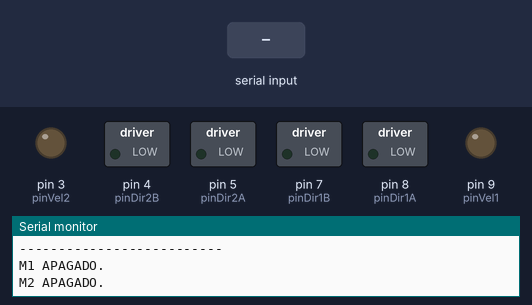
This sketch was run on a simulated Arduino Uno, built with avr-gcc and run on an emulated ATmega328P. Shown: switched loads named in the sketch (green lamp = pin HIGH), output pins drawn as LEDs (lit = HIGH), the last lines printed to the serial monitor. Inputs (shaded band) come from the test bench.

Above: at 1.3 s.
1.4 s: "e90\n" received over Serial
At 2.6 s:
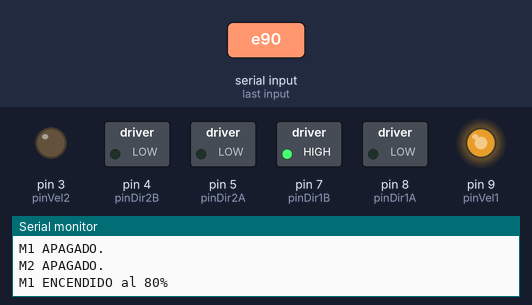
2.9 s: "v,45\n" received over Serial
At 4.0 s:
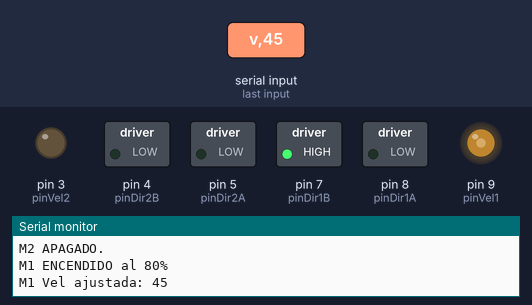
4.4 s: byte 105 ('i') received over Serial
At 5.0 s:
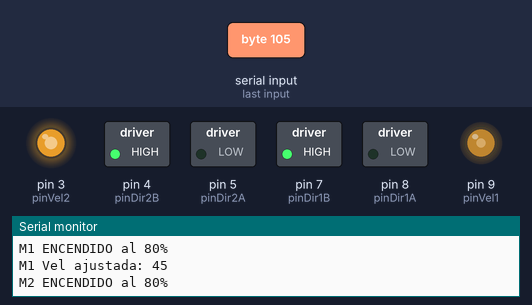
5.9 s: byte 118 ('v') received over Serial
At 8.1 s:
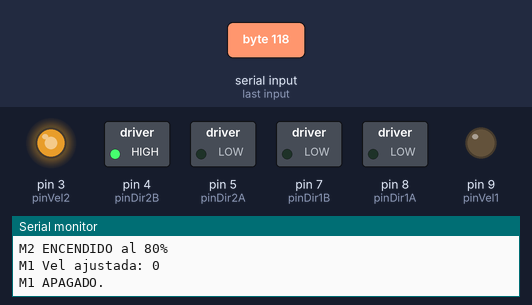
8.4 s: byte 101 ('e') received over Serial
At 9.3 s:
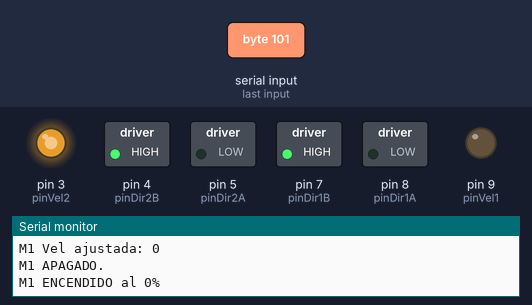
9.9 s: byte 120 ('x') received over Serial
At 12.3 s:
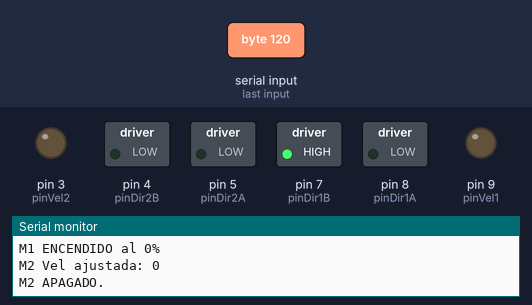
Timing chart, 0 to 13.4 s (numbered marks = the images above; inputs shaded):
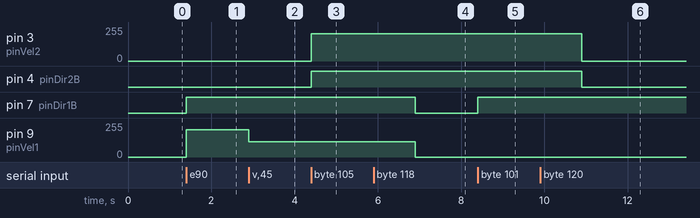

Measured:
- after the input at 1.4 s, pin 7 (pinDir1B): LOW → HIGH at once; pin 9 (pinVel1): 0/255 → 204/255 at once
- after the input at 2.9 s, pin 9 (pinVel1): 204/255 → 114/255 at once
- after the input at 4.4 s, pin 3 (pinVel2): 0/255 → 204/255 at once; pin 4 (pinDir2B): LOW → HIGH at once
- after the input at 5.9 s, pin 7 (pinDir1B): HIGH → LOW after 1.0 s; pin 9 (pinVel1): 114/255 → 0/255 after 1.0 s
- after the input at 8.4 s, pin 7 (pinDir1B): LOW → HIGH at once
- after the input at 9.9 s, pin 3 (pinVel2): 204/255 → 0/255 after 1.0 s; pin 4 (pinDir2B): HIGH → LOW after 1.0 s

The sketch:

Minibomba_Arduino.ino
```cpp
/*
  Código Arduino para Controlador L298N (2 Motores)
  - Motor 1 (OUT 1/2): Lógica Invertida en dirección.
  - Motor 2 (OUT 3/4): Lógica Invertida en dirección (igual al 1).
  - Velocidad: PWM Normal (0-255).
*/

// --- PINES DE CONTROL MOTOR 1 (OUT 1 y 2) ---
const int pinVel1 = 9;   // ENA (Debe ser PWM)
const int pinDir1A = 8;  // IN1
const int pinDir1B = 7;  // IN2

// --- PINES DE CONTROL MOTOR 2 (OUT 3 y 4) ---
const int pinVel2 = 3;   // ENB (Debe ser PWM - Pines 3, 5, 6, 9, 10, 11 en UNO)
const int pinDir2A = 5;  // IN3
const int pinDir2B = 4;  // IN4

// --- VARIABLES DE ESTADO ---
// Motor 1
int velPorcentaje1 = 80;
bool motor1Encendido = false;

// Motor 2
int velPorcentaje2 = 80;
bool motor2Encendido = false;

void setup() {
  // Configuración Pines Motor 1
  pinMode(pinVel1, OUTPUT);
  pinMode(pinDir1A, OUTPUT);
  pinMode(pinDir1B, OUTPUT);

  // Configuración Pines Motor 2
  pinMode(pinVel2, OUTPUT);
  pinMode(pinDir2A, OUTPUT);
  pinMode(pinDir2B, OUTPUT);

  Serial.begin(9600);

  Serial.println("--- Control Dual L298N ---");
  Serial.println("MOTOR 1: 'e' (Encender), 'a' (Apagar), 'v[0-100]' (Velocidad)");
  Serial.println("MOTOR 2: 'i' (Iniciar),  'p' (Parar),  'x[0-100]' (Velocidad)");
  Serial.println("--------------------------");

  // Estado inicial apagado
  apagarMotor1();
  apagarMotor2();
}

void loop() {
  if (Serial.available() > 0) {
    char comando = Serial.read();

    switch (comando) {
      // --- COMANDOS MOTOR 1 ---
      case 'e': encenderMotor1(); break;
      case 'a': apagarMotor1();   break;
      case 'v':
        ajustarVelocidad1(Serial.parseInt());
        break;

      // --- COMANDOS MOTOR 2 ---
      case 'i': encenderMotor2(); break; // 'i' de Iniciar
      case 'p': apagarMotor2();   break; // 'p' de Parar
      case 'x':
        ajustarVelocidad2(Serial.parseInt()); // 'x' para diferenciar de 'v'
        break;

      // --- COMANDO LIMPIEZA/ERROR ---
      default:
        // Ignorar saltos de línea o caracteres vacíos comunes
        if(comando != '\n' && comando != '\r') {
           // Serial.println("Comando no reconocido."); // Opcional: Descomentar si se quiere depurar
        }
        break;
    }
  }
}

// ==========================================
// FUNCIONES MOTOR 1
// ==========================================

void encenderMotor1() {
  Serial.print("M1 ENCENDIDO al ");
  Serial.print(velPorcentaje1);
  Serial.println("%");

  // Dirección (Lógica Invertida según tu código original)
  digitalWrite(pinDir1A, LOW);
  digitalWrite(pinDir1B, HIGH);

  int valorPWM = map(velPorcentaje1, 0, 100, 0, 255);
  analogWrite(pinVel1, valorPWM);
  motor1Encendido = true;
}

void apagarMotor1() {
  Serial.println("M1 APAGADO.");
  digitalWrite(pinDir1A, LOW);
  digitalWrite(pinDir1B, LOW);
  analogWrite(pinVel1, 0);
  motor1Encendido = false;
}

void ajustarVelocidad1(int nuevoPorcentaje) {
  velPorcentaje1 = constrain(nuevoPorcentaje, 0, 100);
  Serial.print("M1 Vel ajustada: "); Serial.println(velPorcentaje1);

  if (!motor1Encendido && velPorcentaje1 > 0) {
    encenderMotor1();
  } else if (motor1Encendido) {
    if (velPorcentaje1 == 0) apagarMotor1();
    else {
      int valorPWM = map(velPorcentaje1, 0, 100, 0, 255);
      analogWrite(pinVel1, valorPWM);
    }
  }
}

// ==========================================
// FUNCIONES MOTOR 2
// ==========================================

void encenderMotor2() {
  Serial.print("M2 ENCENDIDO al ");
  Serial.print(velPorcentaje2);
  Serial.println("%");

  // Dirección (Replicando la lógica invertida del Motor 1)
  digitalWrite(pinDir2A, LOW);
  digitalWrite(pinDir2B, HIGH);

  int valorPWM = map(velPorcentaje2, 0, 100, 0, 255);
  analogWrite(pinVel2, valorPWM);
  motor2Encendido = true;
}

void apagarMotor2() {
  Serial.println("M2 APAGADO.");
  digitalWrite(pinDir2A, LOW);
  digitalWrite(pinDir2B, LOW);
  analogWrite(pinVel2, 0);
  motor2Encendido = false;
}

void ajustarVelocidad2(int nuevoPorcentaje) {
  velPorcentaje2 = constrain(nuevoPorcentaje, 0, 100);
  Serial.print("M2 Vel ajustada: "); Serial.println(velPorcentaje2);

  if (!motor2Encendido && velPorcentaje2 > 0) {
    encenderMotor2();
  } else if (motor2Encendido) {
    if (velPorcentaje2 == 0) apagarMotor2();
    else {
      int valorPWM = map(velPorcentaje2, 0, 100, 0, 255);
      analogWrite(pinVel2, valorPWM);
    }
  }
}
```
